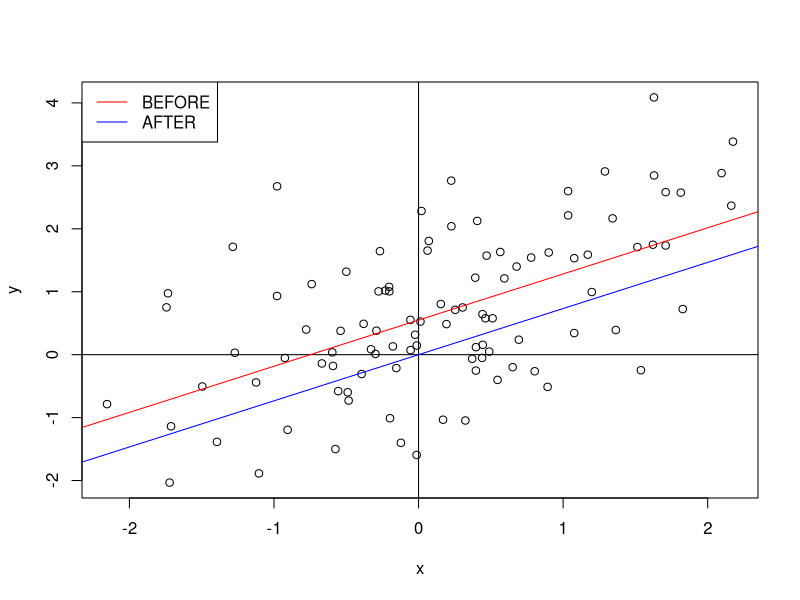

This figure's R source:
## ---- chunk 1
set.seed(60)
min.sq=function(x,y){
  x.bar=mean(x);y.bar=mean(y)
  beta.1=sum((x-x.bar)*(y-y.bar))/sum((x-x.bar)^2);beta.0=y.bar-beta.1*x.bar
  return(list(a=beta.0,b=beta.1))
}
a=rnorm(1);b=rnorm(1);
N=100;x=rnorm(N);y=a*x+b+rnorm(N)
plot(x,y);abline(h=0);abline(v=0)
abline(min.sq(x,y)$a,min.sq(x,y)$b,col="red")
x=x-mean(x);y=y-mean(y)
abline(min.sq(x,y)$a,min.sq(x,y)$b,col="blue")
legend("topleft",c("BEFORE","AFTER"),lty=1,col=c("red","blue"))
